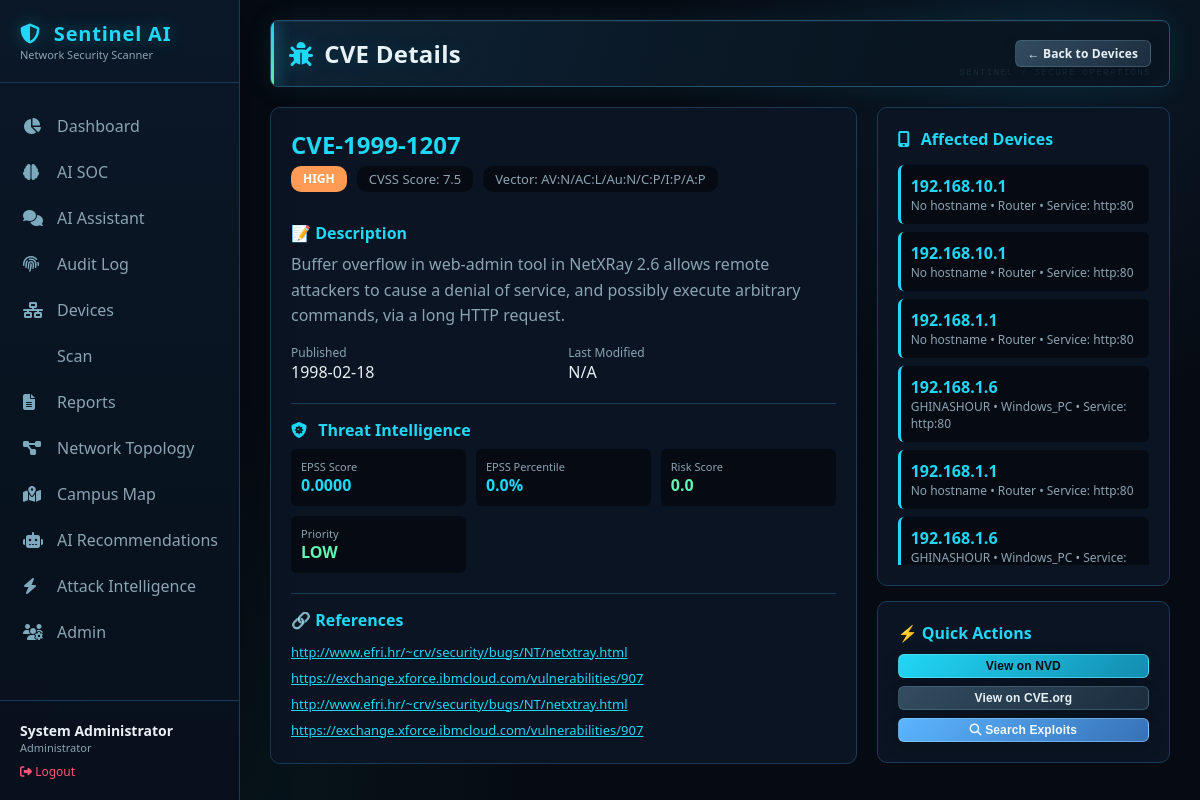
/cve/CVE-1999-1207 (signed in), run on the app's committed database.
### tables this page shows
CREATE TABLE cves (
                    cve_id TEXT PRIMARY KEY,
                    description TEXT,
                    cvss_score REAL,
                    severity TEXT,
                    published_date TEXT,
                    last_modified TEXT,
                    references_text TEXT,
                    cvss_vector TEXT
                );

CREATE TABLE threat_intel (
                        cve_id TEXT PRIMARY KEY,
                        kev_status INTEGER DEFAULT 0,
                        exploit_count INTEGER DEFAULT 0,
                        epss_score REAL DEFAULT 0,
                        epss_percentile REAL DEFAULT 0,
                        risk_score REAL DEFAULT 0,
                        risk_level TEXT DEFAULT 'LOW',
                        priority TEXT DEFAULT 'LOW',
                        last_updated TEXT,
                        source TEXT,
                        raw_data TEXT
                    );

CREATE TABLE device_vulnerabilities (
                    id INTEGER PRIMARY KEY AUTOINCREMENT,
                    device_id INTEGER,
                    cve_id TEXT,
                    service TEXT,
                    detected_date TEXT,
                    FOREIGN KEY (device_id) REFERENCES devices (id),
                    FOREIGN KEY (cve_id) REFERENCES cves (cve_id)
                );

CREATE TABLE devices (
                    id INTEGER PRIMARY KEY AUTOINCREMENT,
                    ip_address TEXT UNIQUE,
                    mac_address TEXT,
                    hostname TEXT,
                    device_type TEXT,
                    brand TEXT,
                    os TEXT,
                    os_family TEXT,
                    os_confidence REAL,
                    open_ports TEXT,
                    services TEXT,
                    discovery_source TEXT,
                    confidence REAL,
                    confidence_level TEXT,
                    ttl INTEGER,
                    first_seen TEXT,
                    last_seen TEXT,
                    scan_count INTEGER DEFAULT 1,
                    upnp_model_name TEXT,
                    upnp_model_number TEXT,
                    upnp_manufacturer TEXT,
                    mac_randomized INTEGER DEFAULT 0,
                    mac_is_local INTEGER DEFAULT 0,
                    is_gateway INTEGER DEFAULT 0
                );

### app.py (the view)
@app.route('/cve/<cve_id>')
@login_required
def cve_detail(cve_id):
    try:
        conn = get_db()
        cursor = conn.cursor()
        cursor.execute('''
            SELECT cve_id, description, cvss_score, severity,
                   published_date, last_modified, references_text, cvss_vector
            FROM cves
            WHERE cve_id = ?
        ''', (cve_id,))
        cve = cursor.fetchone()
        if not cve:
            flash('CVE not found', 'danger')
            return redirect(url_for('devices'))
        cve_dict = dict(cve)
        if cve_dict.get('references_text'):
            try:
                cve_dict['references'] = json.loads(cve_dict['references_text'])
            except:
                cve_dict['references'] = []
        else:
            cve_dict['references'] = []
        cursor.execute('''
            SELECT d.id, d.ip_address, d.hostname, d.device_type, dv.service
            FROM device_vulnerabilities dv
            JOIN devices d ON dv.device_id = d.id
            WHERE dv.cve_id = ?
        ''', (cve_id,))
        affected_devices = [dict(row) for row in cursor.fetchall()]
        cursor.execute('''
            SELECT kev_status, exploit_count, epss_score, epss_percentile,
                   risk_score, risk_level, priority
            FROM threat_intel
            WHERE cve_id = ?
        ''', (cve_id,))
        threat_intel = cursor.fetchone()
        threat_dict = dict(threat_intel) if threat_intel else {}
        conn.close()
        return render_template('cve_detail.html',
                             cve=cve_dict,
                             affected_devices=affected_devices,
                             threat_intel=threat_dict,
                             user_role=session.get('user_role'),
                             username=session.get('username'))
    except Exception as e:
        logger.error(f"Error loading CVE details: {e}")
        flash('Error loading CVE details', 'danger')
        return redirect(url_for('devices'))

### app.py (called while the page is built)
def get_db():
    conn = sqlite3.connect(DB_PATH)
    conn.row_factory = sqlite3.Row
    return conn

@app.context_processor
def utility_processor():
    return {
        'user_role': session.get('user_role'),
        'username': session.get('username'),
        'full_name': session.get('full_name'),
        'has_permission': has_permission,
        'DEFAULT_PAGE_SIZE': 10   # consistent with pagination default
    }

### auth.py (called while the page is built)
def login_required(f):
    @wraps(f)
    def decorated_function(*args, **kwargs):
        if 'user_id' not in session:
            flash('Please login to access this page', 'warning')
            return redirect(url_for('login'))
        return f(*args, **kwargs)
    return decorated_function

### templates/cve_detail.html (shortened to what this page needs)
{% extends "base.html" %} {% block content %}
<div class="page-header">
  <h1><i class="fas fa-bug"></i> CVE Details</h1>
  <div class="header-actions">
    <a href="{{ url_for('devices') }}" class="btn btn-secondary btn-sm">
      ← Back to Devices
    </a>
  </div>
</div>
<div style="display: grid; grid-template-columns: 2fr 1fr; gap: 20px">
  <div
    style="
      background: var(--bg-secondary);
      border: 1px solid var(--border-color);
      border-radius: 10px;
      padding: 20px;
    "
  >
    <div
      style="
        display: flex;
        justify-content: space-between;
        align-items: start;
        flex-wrap: wrap;
      "
    >
      <div>
        <h2 style="color: var(--accent); margin-bottom: 5px">
          {{ cve.cve_id }}
        </h2>
        <div
          style="display: flex; gap: 10px; flex-wrap: wrap; margin-bottom: 15px"
        >
          <span class="risk-badge risk-{{ cve.severity }}"
            >{{ cve.severity }}</span
          >
          <span
            style="
              background: var(--bg-primary);
              padding: 4px 12px;
              border-radius: 10px;
              color: var(--text-secondary);
              font-size: 13px;
            "
          >
            CVSS Score: {{ cve.cvss_score }}
          </span>
          <span
            style="
              background: var(--bg-primary);
              padding: 4px 12px;
              border-radius: 10px;
              color: var(--text-secondary);
              font-size: 13px;
            "
          >
            Vector: {{ cve.cvss_vector or 'N/A' }}
          </span>
        </div>
      </div>
    </div>
    <div style="margin-top: 15px">
      <h4 style="color: var(--accent); margin-bottom: 8px">📝 Description</h4>
      <p style="color: var(--text-secondary); line-height: 1.6">
        {{ cve.description }}
      </p>
    </div>
    <div
      style="
        margin-top: 15px;
        display: grid;
        grid-template-columns: 1fr 1fr;
        gap: 10px;
      "
    >
      <div>
        <div style="font-size: 12px; color: var(--text-secondary)">
          Published
        </div>
        <div style="color: var(--text-primary)">
          {{ cve.published_date[:10] if cve.published_date else 'N/A' }}
        </div>
      </div>
      <div>
        <div style="font-size: 12px; color: var(--text-secondary)">
          Last Modified
        </div>
        <div style="color: var(--text-primary)">
          {{ cve.last_modified[:10] if cve.last_modified else 'N/A' }}
        </div>
      </div>
    </div>
    {% if threat_intel %}
    <div
      style="
        margin-top: 20px;
        border-top: 1px solid var(--border-color);
        padding-top: 15px;
      "
    >
      <h4 style="color: var(--accent); margin-bottom: 8px">
        <i class="fas fa-shield-virus"></i> Threat Intelligence
      </h4>
      <div
        style="
          display: grid;
          grid-template-columns: repeat(auto-fit, minmax(150px, 1fr));
          gap: 10px;
        "
      >
        <div
          style="
            background: var(--bg-primary);
            padding: 10px;
            border-radius: 6px;
          "
        >
          <div style="font-size: 11px; color: var(--text-secondary)">
            EPSS Score
          </div>
          <div style="font-weight: bold; color: var(--accent)">
            {{ "%.4f"|format(threat_intel.epss_score) }}
          </div>
        </div>
        <div
          style="
            background: var(--bg-primary);
            padding: 10px;
            border-radius: 6px;
          "
        >
          <div style="font-size: 11px; color: var(--text-secondary)">
            EPSS Percentile
          </div>
          <div style="font-weight: bold; color: var(--accent)">
            {{ "%.1f"|format(threat_intel.epss_percentile) }}%
          </div>
        </div>
        <div
          style="
            background: var(--bg-primary);
            padding: 10px;
            border-radius: 6px;
          "
        >
          <div style="font-size: 11px; color: var(--text-secondary)">
            Risk Score
          </div>
          <div
            style="font-weight: bold; color: {{ 'var(--critical)' if threat_intel.risk_score >= 70 else 'var(--high)' if threat_intel.risk_score >= 40 else 'var(--accent2)' }};"
          >
            {{ threat_intel.risk_score }}
          </div>
        </div>
        <div
          style="
            background: var(--bg-primary);
            padding: 10px;
            border-radius: 6px;
          "
        >
          <div style="font-size: 11px; color: var(--text-secondary)">
            Priority
          </div>
          <div
            style="font-weight: bold; color: {{ 'var(--critical)' if threat_intel.priority == 'IMMEDIATE' else 'var(--high)' if threat_intel.priority == 'HIGH' else 'var(--accent2)' }};"
          >
            {{ threat_intel.priority }}
          </div>
        </div>
      </div>
    </div>
    {% endif %}
    {% if cve.references %}
    <div
      style="
        margin-top: 20px;
        border-top: 1px solid var(--border-color);
        padding-top: 15px;
      "
    >
      <h4 style="color: var(--accent); margin-bottom: 8px">🔗 References</h4>
      <div style="font-size: 13px">
        {% for ref in cve.references %}
        <div style="padding: 4px 0">
          <a
            href="{{ ref }}"
            target="_blank"
            style="color: var(--accent); word-break: break-all"
            >{{ ref }}</a
          >
        </div>
        {% endfor %}
      </div>
    </div>
    {% endif %}
  </div>
  <div>
    <div
      style="
        background: var(--bg-secondary);
        border: 1px solid var(--border-color);
        border-radius: 10px;
        padding: 20px;
      "
    >
      <h4 style="color: var(--accent); margin-bottom: 15px">
        <i class="fas fa-mobile-screen-button"></i> Affected Devices
      </h4>
      {% if affected_devices %}
      <div style="max-height: 400px; overflow-y: auto">
        {% for device in affected_devices %}
        <div
          style="
            padding: 10px;
            background: var(--bg-primary);
            border-radius: 6px;
            margin-bottom: 8px;
            border-left: 3px solid var(--accent);
          "
        >
          <div style="font-weight: bold; color: var(--text-primary)">
            <a
              href="{{ url_for('devices') }}?filter={{ device.ip_address }}"
              style="color: var(--accent); text-decoration: none"
            >
              {{ device.ip_address }}
            </a>
          </div>
          <div style="font-size: 12px; color: var(--text-secondary)">
            {{ device.hostname or 'No hostname' }} • {{ device.device_type or
            'Unknown' }} {% if device.service %} • Service: {{ device.service
            }}{% endif %}
          </div>
        </div>
        {% endfor %}
      </div>
      {% else %}
      <p style="color: var(--text-secondary)">
        No devices affected by this CVE.
      </p>
      {% endif %}
    </div>
    <div
      style="
        background: var(--bg-secondary);
        border: 1px solid var(--border-color);
        border-radius: 10px;
        padding: 20px;
        margin-top: 15px;
      "
    >
      <h4 style="color: var(--accent); margin-bottom: 10px">
        ⚡ Quick Actions
      </h4>
      <div style="display: flex; flex-direction: column; gap: 8px">
        <button
          onclick="window.location.href='https://nvd.nist.gov/vuln/detail/{{ cve.cve_id }}'"
          class="btn btn-primary btn-sm"
          style="width: 100%"
        >
          View on NVD
        </button>
        <button
          onclick="window.location.href='https://www.cve.org/CVERecord?id={{ cve.cve_id }}'"
          class="btn btn-secondary btn-sm"
          style="width: 100%"
        >
          View on CVE.org
        </button>
        <button
          onclick="window.location.href='{{ url_for('search_exploits', cve_id=cve.cve_id) }}'"
          class="btn btn-info btn-sm"
          style="width: 100%"
        >
          <i class="fas fa-magnifying-glass"></i> Search Exploits
        </button>
      </div>
    </div>
  </div>
</div>
{% endblock %}

### templates/base.html (style rules this page uses)
:root { --bg-primary: #060a12; --bg-secondary: #0a1422; --bg-card: #0d1b2a; --text-primary: #e8f1f5; --text-secondary: #8ba4b2; --border-color: #1a3b58; --accent: #20d7f5; --accent2: #63f5b1; --critical: #ff5576; --high: #ff9b54; --medium: #f5d267; --low: #63f5b1; --glow: 0 0 24px #20d7f526; }
* { margin: 0; padding: 0; box-sizing: border-box; }
body { font-family: "Segoe UI", Tahoma, Geneva, Verdana, sans-serif; background: radial-gradient(circle at 88% 4%, #12334b66 0, transparent 30%), radial-gradient(circle at 12% 100%, #0a3a3b44 0, transparent 32%), var(--bg-primary); color: var(--text-primary); min-height: 100vh; }
body::before { content: ""; position: fixed; inset: 0; pointer-events: none; opacity: 0.22; background-image: linear-gradient(#2b63801c 1px, transparent 1px), linear-gradient(90deg, #2b63801c 1px, transparent 1px); background-size: 46px 46px; mask-image: linear-gradient(to bottom, black, transparent 82%); }
.page-header { display: flex; justify-content: space-between; align-items: center; margin-bottom: 25px; }
.page-header h1 { font-size: 24px; letter-spacing: 0.01em; text-shadow: 0 0 20px #20d7f526; }
.page-header .header-actions { display: flex; gap: 10px; }
.btn { padding: 8px 18px; border: none; border-radius: 6px; cursor: pointer; font-size: 14px; transition: all 0.25s ease; text-decoration: none; display: inline-block; box-shadow: 0 5px 16px #00000022; }
.btn-primary { background: var(--accent); color: var(--bg-primary); }
.btn-sm { padding: 4px 12px; font-size: 12px; }
h1, h2, h3, h4 { color: var(--text-primary); }
h1 i, h2 i, h3 i, h4 i { color: var(--accent); margin-right: 7px; }
.page-header { position: relative; padding: 16px 18px; margin-bottom: 20px; background: linear-gradient(105deg, #10283bdb, #091622c7 72%); border: 1px solid #24516e; border-radius: 8px; box-shadow: 0 0 30px #20d7f516, inset 0 1px #ffffff0a; overflow: hidden; }
.page-header::before { content: ""; position: absolute; left: 0; top: 0; bottom: 0; width: 3px; background: linear-gradient(var(--accent), var(--accent2)); box-shadow: 0 0 16px var(--accent); }
.page-header::after { content: "SENTINEL / SECURE OPERATIONS"; position: absolute; right: 18px; bottom: 8px; color: #8ab7c11f; font: 9px monospace; letter-spacing: 0.16em; pointer-events: none; }
.page-header h1 { display: flex; align-items: center; gap: 4px; font-size: clamp(20px, 2vw, 26px); }
.page-header .header-actions { position: relative; z-index: 1; align-items: center; flex-wrap: wrap; }
.btn { border: 1px solid transparent; font-weight: 600; letter-spacing: 0.01em; }
.btn-primary { background: linear-gradient(135deg, #20d7f5, #138caf); border-color: #6deaff88; }
.btn-info { background: linear-gradient(135deg, #5bb5ff, #3771b7); color: #f2f9ff; border-color: #9dd4ff77; }
.btn-secondary { background: linear-gradient(135deg, #334c60, #1b2d3e); color: var(--text-primary); border-color: #62849a66; }

### templates/cve_detail.html (style rules this page uses)
.risk-badge { padding: 4px 12px; border-radius: 10px; font-size: 12px; font-weight: bold; display: inline-block; }
.risk-HIGH { background: var(--high); color: white; }

### data on the page
cves: cve_id "CVE-1999-1207", severity "HIGH", cvss_score "7.5", cvss_vector "AV:N/AC:L/Au:N/C:P/I:P/A:P", description "Buffer overflow in web-admin tool in NetXRay 2.6 allows remote attackers to cause a denial of service, and possibly execute arbitrary commands, via a long HTTP request.", published_date "1998-02-18"
threat_intel: epss_score "0.0000", epss_percentile "0.0", risk_score "0.0", priority "LOW"
device_vulnerabilities: ip_address "192.168.10.1", hostname "No hostname", device_type "Router", service "http:80"
device_vulnerabilities: ip_address "192.168.10.1", hostname "No hostname", device_type "Router", service "http:80"
device_vulnerabilities: ip_address "192.168.1.1", hostname "No hostname", device_type "Router", service "http:80"
device_vulnerabilities: ip_address "192.168.1.6", hostname "GHINASHOUR", device_type "Windows_PC", service "http:80"
device_vulnerabilities: ip_address "192.168.1.1", hostname "No hostname", device_type "Router", service "http:80"
device_vulnerabilities: ip_address "192.168.1.6", hostname "GHINASHOUR", device_type "Windows_PC"

### other printed values
{{ full_name or username }} "System Administrator"
{{ user_role|title }} "Administrator"
{{ cve.last_modified[:10] if cve.last_modified else 'N/A' }} "N/A"
{{ ref }} "http://www.efri.hr/~crv/security/bugs/NT/netxtray.html" "https://exchange.xforce.ibmcloud.com/vulnerabilities/907" "http://www.efri.hr/~crv/security/bugs/NT/netxtray.html" "https://exchange.xforce.ibmcloud.com/vulnerabilities/907"
